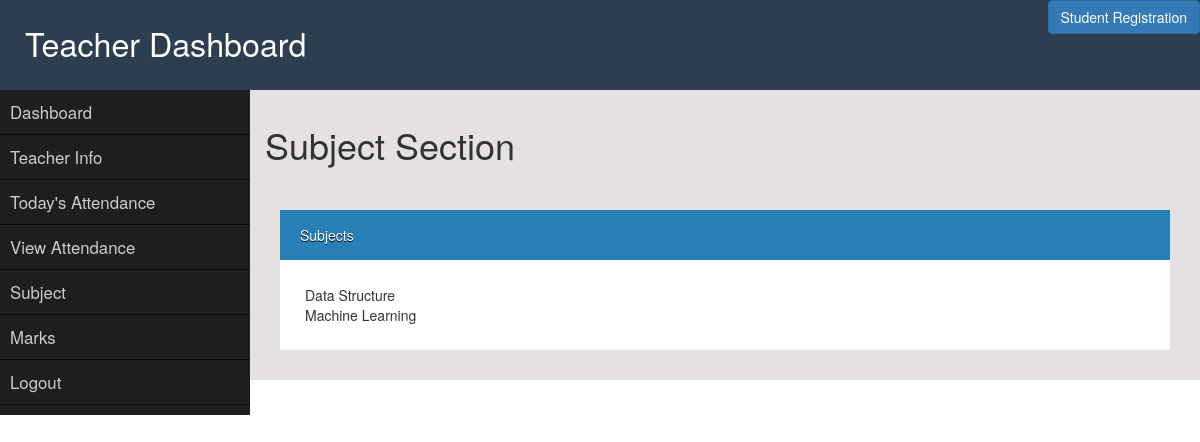
Before: /subject_info/ (signed in) with the older database file.
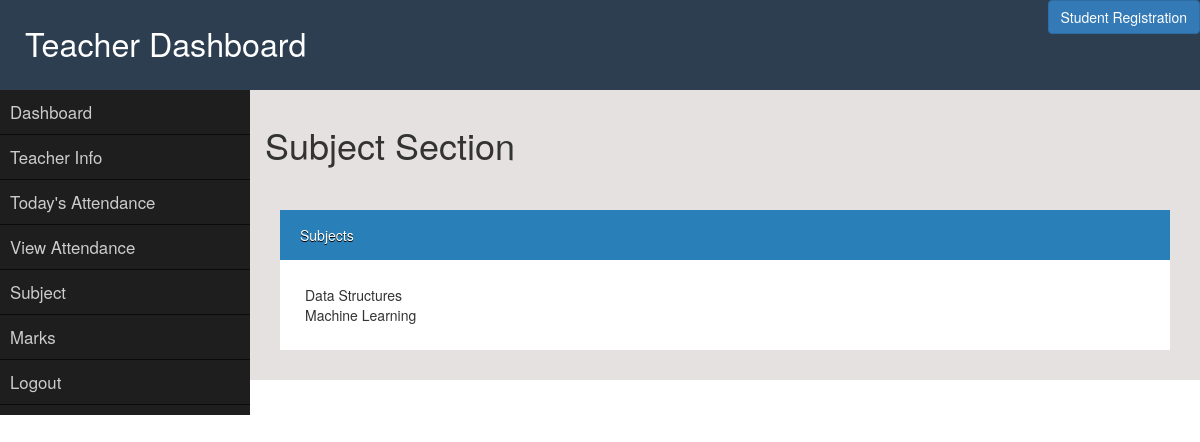
After: the same page with the newer database file.
### school/models.py (models this page shows, shortened)
class Subject(models.Model):
    subject_id = models.CharField(max_length=20, primary_key=True)
    subject_name = models.CharField(max_length=200)
    course = models.ForeignKey(Course, on_delete=models.CASCADE, default=0)

### school/views.py (the view, shortened to what this page needs)
# urls.py: url(r'^subject_info/$', views.subject_info, name="subject_info"),
def subject_info(request):
    if 'teacher' in request.session:
        sessn_val = request.session['teacher']
        teacher_data = Teacher.objects.all().filter(teacher_id=sessn_val)
        for i in teacher_data:
            j = i.course
        subject_data = Subject.objects.all().filter(course= j)
        course_data = Course.objects.all().filter(course_name=j)
        content = {'teacher_data': teacher_data, 'subject_data':subject_data, 'course_data':course_data}
        return render(request, 'school/subjects.html', content)

### school/models.py (called while the page is built)
    def __str__(self):
        return self.course_name

### templates/school/subjects.html (shortened to what this page needs)
{%  extends "school/dashboard.html" %}
                    {% block dashboard %}
                    <h1>Subject Section</h1>
                    <br>
                    <div id="box">
                            <div class="box-top">Subjects</div>
                            <div class="box-panel">
                            {% if 'teacher' in request.session %}
                                {% for i in subject_data %}
                                    <td>{{ i.subject_name }}</td>
                                    <br>
                                {% endfor %}
                            {% endif %}
                            </div>
                    </div>
{% endblock %}

Changed rows visible on the page:
changed Subject: subject_name "Data Structure" → "Data Structures"
